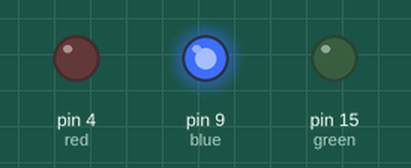
This sketch was run on a simulated Arduino Uno, built with avr-gcc and run on an emulated ATmega328P. On the bench: output pins drawn as LEDs (lit = HIGH).

Above: at 0.06 s.
At 0.32 s:
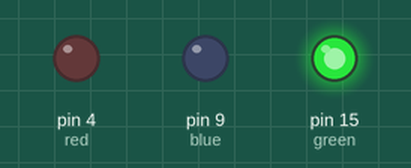
At 1.49 s:
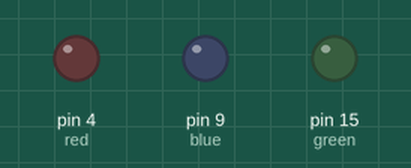
At 2.92 s:
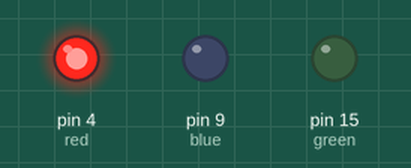
Timing chart, 0 to 3.2 s (numbered marks = the images above):
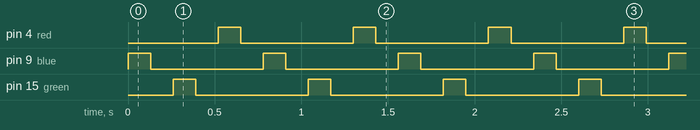

The sketch:

ext_led.ino
```cpp
int blue = 9;
int green = 15;
int red = 4;
int dtime = 130;

void setup() {
  // put your setup code here, to run once:
  pinMode(blue, OUTPUT);
  pinMode(green, OUTPUT);
  pinMode(red, OUTPUT);
}

void loop() {
  // put your main code here, to run repeatedly:
  digitalWrite(blue, 1);
  delay(dtime);
  digitalWrite(blue, 0);
  delay(dtime);
  digitalWrite(green, 1);
  delay(dtime);
  digitalWrite(green, 0);
  delay(dtime);
  digitalWrite(red, 1);
  delay(dtime);
  digitalWrite(red, 0);
  delay(dtime);
}
```

Measured:
- by itself, pin 4 (red), pin 9 (blue), pin 15 (green): alternates HIGH for 0.13 s and LOW for 0.65 s
